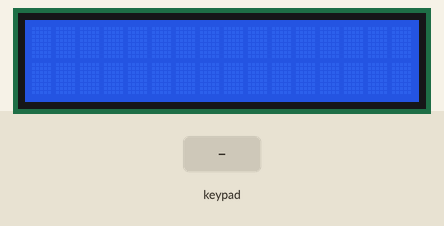
The sketch below on a simulated Arduino Uno, built with avr-gcc and run on an emulated ATmega328P. On the bench: 16×2 character LCD. Inputs (shaded band) come from the test bench.

Above: at 1.2 s.
1.3 s: keypad keys 0 1 3 1 2 1 1 * pressed 0.4 s apart
At 5.2 s:
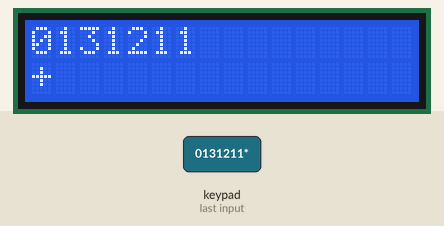
6.0 s: key '1' pressed
At 6.6 s:
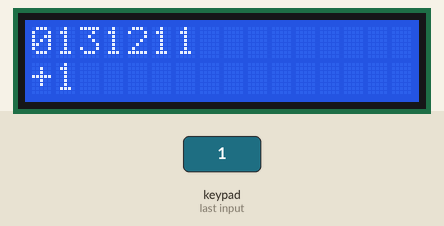
7.5 s: key '2' pressed
At 7.8 s:
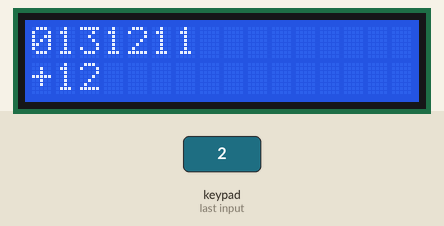
9.0 s: keypad keys 0 1 3 1 2 1 1 pressed 0.4 s apart
At 12.1 s:
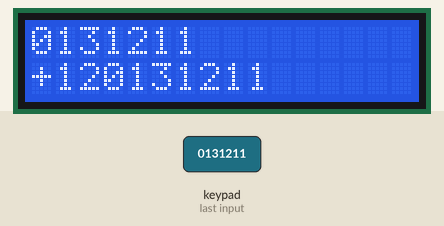
13.3 s: key '#' pressed
At 14.6 s:
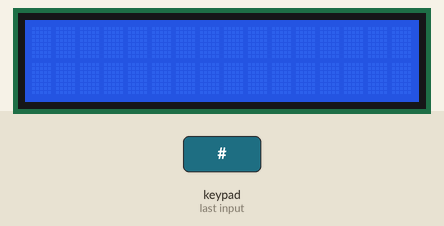
Timing chart, 0 to 15.8 s (numbered marks = the images above; inputs shaded):
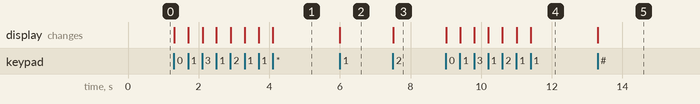

The sketch:

simpleCal.ino
```cpp
//
#include <Keypad.h>
#include <LiquidCrystal.h>

//pin LCD pada arduino
LiquidCrystal lcd(7, 6, 5, 4, 3, 2);
const int inPin = 0;

const byte ROWS = 4; // jumlah baris = 4
const byte COLS = 3; // jumlah kolom = 3
// Mendefiniskan keypad map
char keys[ROWS][COLS] = {
 {'1','2','3'},
 {'4','5','6'},
 {'7','8','9'},
 {'*','0','#'}
};
// Menyambungkan keypad ROW0, ROW1, ROW2 dan ROW3 ke pin digital arduino.
byte rowPins[ROWS] = { 0, 13, 12, 11 };
// Menyambungkan keypad COL0, COL1 and COL2 ke pin digital arduino.
byte colPins[COLS] = { 10, 9, 8 };

//Menciptakan 'objek keypad'
Keypad kpd = Keypad( makeKeymap(keys), rowPins, colPins, ROWS, COLS );

//variabel untuk kalkulator
int var1=0;//operan 1
int var2=0;//operan 2
char oper=' ';
char operators[4] = {'+', '-', '/', 'x'};
boolean is_var1=true;
int no_operan=0;
String var1_str;
String var2_str;

void setup()
{
 // pinMode(ledpin,OUTPUT);
 // digitalWrite(ledpin, HIGH);
 Serial.begin(9600);
 lcd.begin(16, 2);
 lcd.setCursor(0, 0);
}

void loop()
{
 //mendapatkan input dari keypad
 char key = kpd.getKey();
 if(key) //mengecek apakah inputnya valid.
 {
 if(key == '#'){// '#' berfungsi untuk membersihkan layar
 lcd.clear(); //membersihkan layar
 var1_str="";
 var2_str="";
 oper=' ';
 var1=0;
 var2=0;
 }
//memasukkan input operan
 if((key != '*')&&(key != '#')){
 if((is_var1)&&(oper== ' ')){
//menyimpan input ke dalam suatu string
 var1_str += key;
 lcd.print(key);//menampilkan bilangan
 }else{
 is_var1=false;//apabila is_var 1 bernilai false
 var2_str += key;// maka string akan dikumpulkan pada var2_str
 lcd.print(key);
 }
 }

 if(is_var1){
 if((key == '*')&&(var1_str != "")){
 //is_var1=false;

 lcd.setCursor(0, 1);
 oper = operators[no_operan];
 lcd.print(operators[no_operan]);

 no_operan++;
 if(no_operan>3){
 no_operan=0;
 }
 }
 }else{
 if((key == '*')&&(var2_str != "")){
 var1 = var1_str.toInt();
 var2 = var2_str.toInt();
 if(oper == '+'){
 var1 = var1+var2;
 }else if(oper == '-'){
 var1 = var1-var2;
 }else if(oper == '/'){
 var1 = var1/var2;
 }else if(oper == 'x'){
 var1 = var1*var2;
 }
 lcd.clear();
 var2_str="";
 oper=' ';
 lcd.setCursor(0,0);
 lcd.print(var1);
 is_var1=true;
 }
 }
 // Serial.println(key);
 }
}
```

Measured:
- after the input at 1.3 s, the display: first changes at once (image 1 shows a later state)
- after the input at 6.0 s, the display: changes at once (image 2)
- after the input at 7.5 s, the display: changes at once (image 3)
- after the input at 9.0 s, the display: first changes at once (image 4 shows a later state)
- after the input at 13.3 s, the display: changes at once (image 5)
